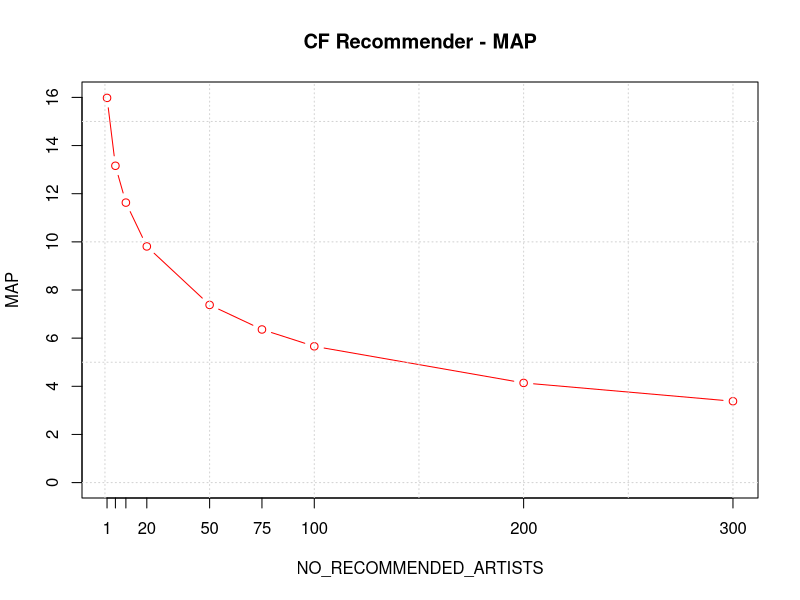
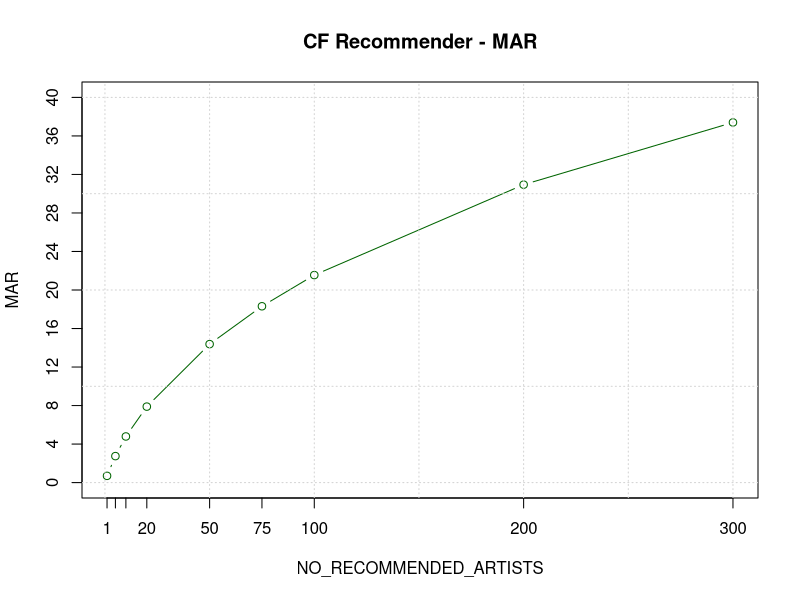
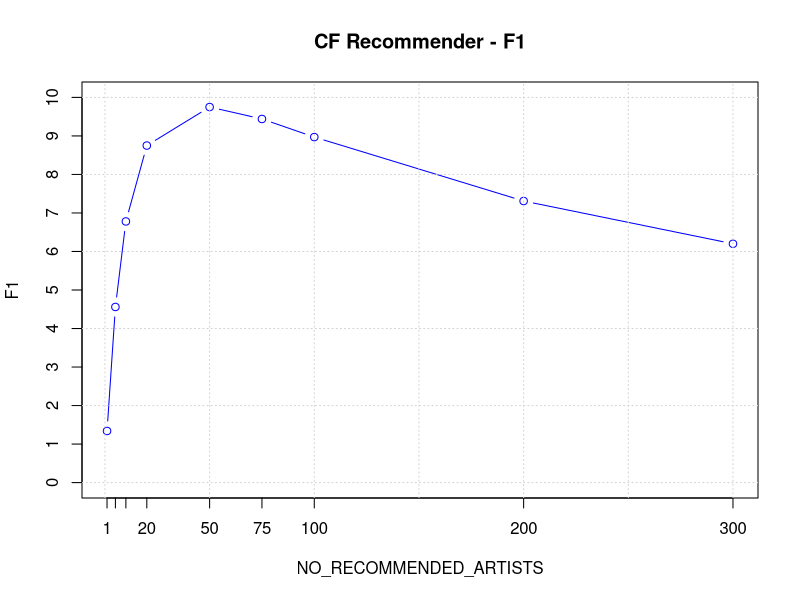
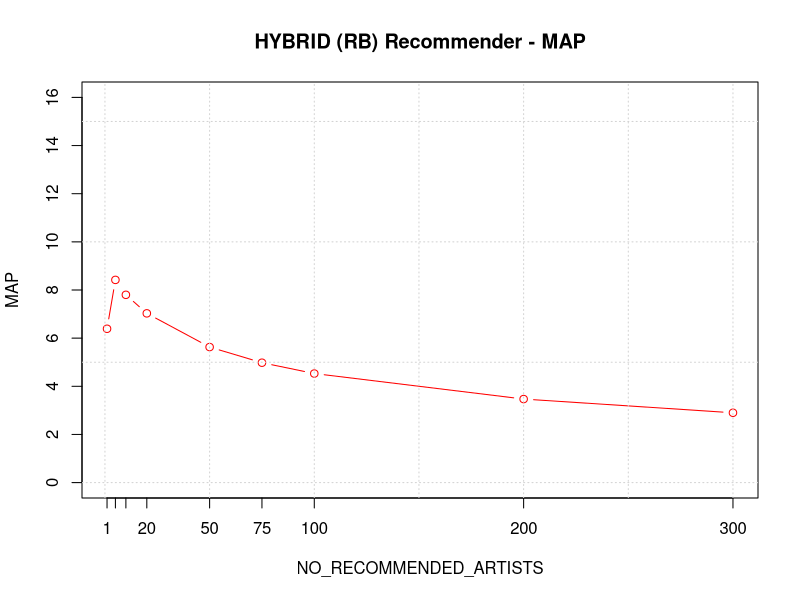
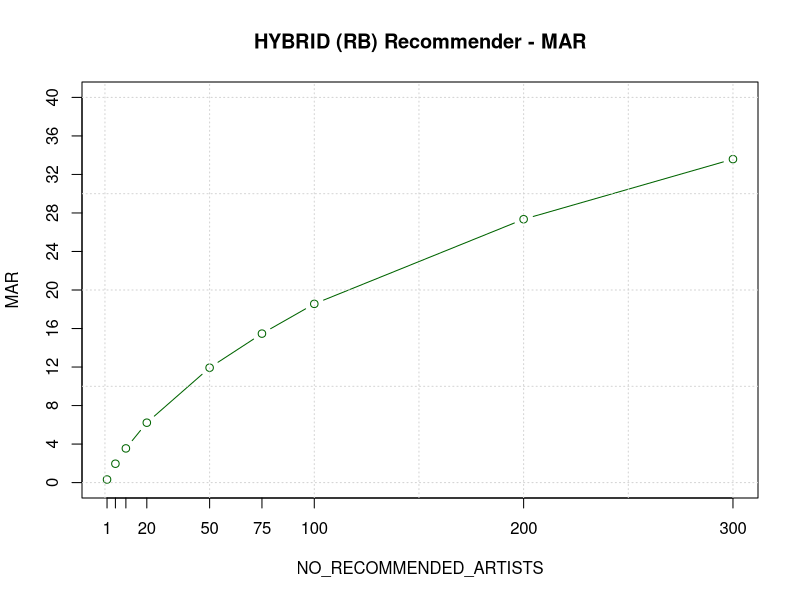
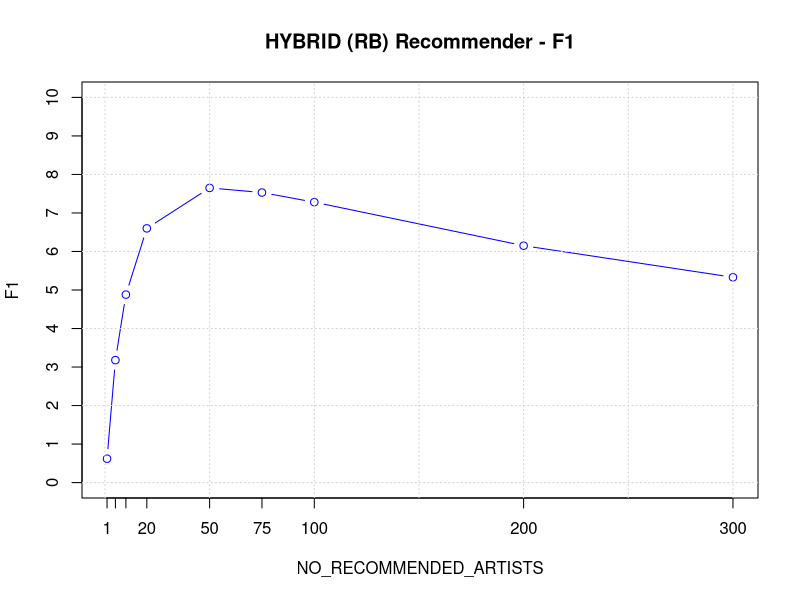
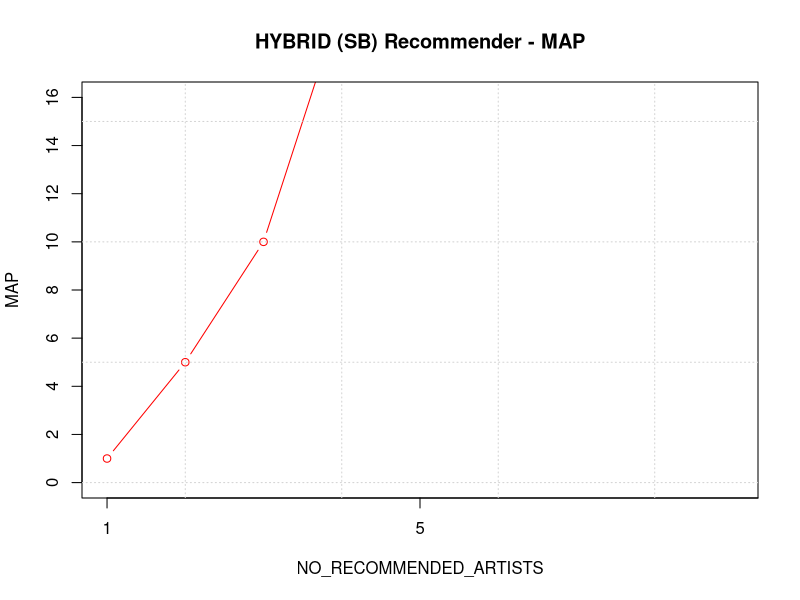
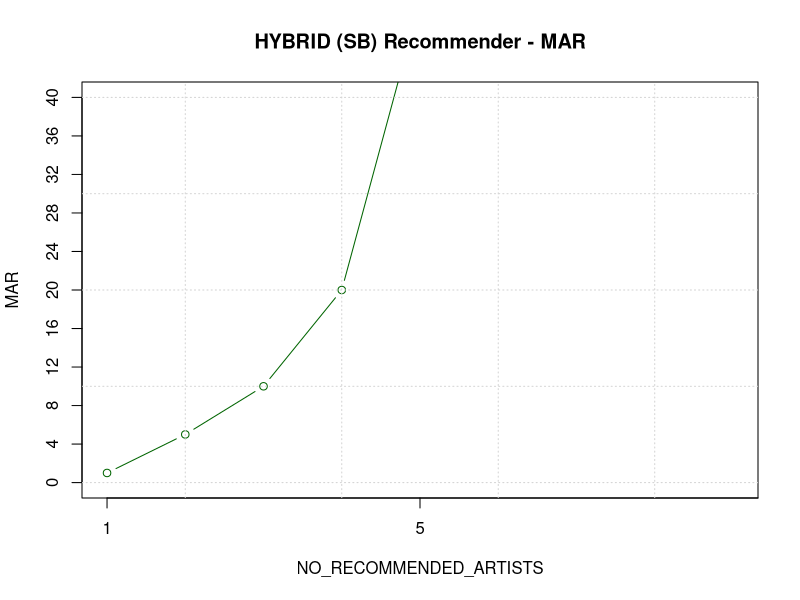

The R source for these figures, in order:

# CF Recommender  (updated: 11.11.2016)

no_recommendations <- c(1, 5, 10, 20, 50, 75, 100, 200, 300)
cf_MAP <- c(15.98, 13.16, 11.63, 9.81, 7.38, 6.36, 5.66, 4.14, 3.38)
cf_MAR <- c(0.70, 2.75, 4.79, 7.89, 14.38, 18.31, 21.55, 30.94, 37.40)
cf_F1 <- c(1.34, 4.56, 6.78, 8.75, 9.75, 9.44, 8.97, 7.31, 6.20)

# CF - MAP
plot(no_recommendations, cf_MAP, type="b", xaxt="n", yaxt="n", xlab="NO_RECOMMENDED_ARTISTS", ylab="MAP", col="red", ylim=c(0,16), main="CF Recommender - MAP")
axis(1, at=no_recommendations, labels=no_recommendations)
axis(2, at=seq(0,16,by=2.0))
grid()
#text(no_recommendations+20, cf_MAP, cf_MAP) # doesnt look good because of: out of bounds problems

# CF - MAR
plot(no_recommendations, cf_MAR, type="b", xaxt="n", yaxt="n", xlab="NO_RECOMMENDED_ARTISTS", ylab="MAR", col="darkgreen", ylim=c(0,40), main="CF Recommender - MAR")
axis(1, at=no_recommendations, labels=no_recommendations)
axis(2, at=seq(0,40,by=4.0))
grid()

# CF - F1
plot(no_recommendations, cf_F1, type="b", xaxt="n", yaxt="n", xlab="NO_RECOMMENDED_ARTISTS", ylab="F1", col="blue", ylim=c(0,10), main="CF Recommender - F1")
axis(1, at=no_recommendations, labels=no_recommendations)
axis(2, at=seq(0,10,by=1.0))
grid()

################################## START HYBRID (RANK BASED) ##################################

no_recommendations <- c(1, 5, 10, 20, 50, 75, 100, 200, 300)
hrb_MAP <- c(6.39, 8.42, 7.8, 7.03, 5.63, 4.98, 4.53, 3.47, 2.9)
hrb_MAR <- c(0.32, 1.96, 3.55, 6.22, 11.93, 15.47, 18.56, 27.35, 33.59)
hrb_F1 <- c(0.62, 3.18, 4.88, 6.6, 7.65, 7.53, 7.28, 6.15, 5.33)

# HYBRID (RB) - MAP
plot(no_recommendations, hrb_MAP, type="b", xaxt="n", yaxt="n", xlab="NO_RECOMMENDED_ARTISTS", ylab="MAP", col="red", ylim=c(0,16), main="HYBRID (RB) Recommender - MAP")
axis(1, at=no_recommendations, labels=no_recommendations)
axis(2, at=seq(0,16,by=2.0))
grid()

# HYBRID (RB) - MAR
plot(no_recommendations, hrb_MAR, type="b", xaxt="n", yaxt="n", xlab="NO_RECOMMENDED_ARTISTS", ylab="MAR", col="darkgreen", ylim=c(0,40), main="HYBRID (RB) Recommender - MAR")
axis(1, at=no_recommendations, labels=no_recommendations)
axis(2, at=seq(0,40,by=4.0))
grid()

# HYBRID (RB) - F1
plot(no_recommendations, hrb_F1, type="b", xaxt="n", yaxt="n", xlab="NO_RECOMMENDED_ARTISTS", ylab="F1", col="blue", ylim=c(0,10), main="HYBRID (RB) Recommender - F1")
axis(1, at=no_recommendations, labels=no_recommendations)
axis(2, at=seq(0,10,by=1.0))
grid()

################################## END HYBRID (RANK BASED) ##################################

################################## START HYBRID (SET BASED) ##################################

no_recommendations <- c(1, 5, 10, 20, 50, 75, 100, 200, 300)
hsb_MAP <- c()
hsb_MAR <- c()
hsb_F1 <- c()

# HYBRID (SB) - MAP
plot(no_recommendations, hsb_MAP, type="b", xaxt="n", yaxt="n", xlab="NO_RECOMMENDED_ARTISTS", ylab="MAP", col="red", ylim=c(0,16), main="HYBRID (SB) Recommender - MAP")
axis(1, at=no_recommendations, labels=no_recommendations)
axis(2, at=seq(0,16,by=2.0))
grid()

# HYBRID (SB) - MAR
plot(no_recommendations, hsb_MAR, type="b", xaxt="n", yaxt="n", xlab="NO_RECOMMENDED_ARTISTS", ylab="MAR", col="darkgreen", ylim=c(0,40), main="HYBRID (SB) Recommender - MAR")
axis(1, at=no_recommendations, labels=no_recommendations)
axis(2, at=seq(0,40,by=4.0))
grid()

# HYBRID (SB) - F1
plot(no_recommendations, hsb_F1, type="b", xaxt="n", yaxt="n", xlab="NO_RECOMMENDED_ARTISTS", ylab="F1", col="blue", ylim=c(0,10), main="HYBRID (RB) Recommender - F1")
axis(1, at=no_recommendations, labels=no_recommendations)
axis(2, at=seq(0,10,by=1.0))
grid()

################################## END HYBRID (SET BASED) ##################################

################################## START POPULARITY BASED ##################################

no_recommendations <- c(1, 5, 10, 20, 50, 75, 100, 200, 300)
pb_MAP <- c(4.23, 3.77, 3.15, 3.1, 3.03, 2.88, 2.7, 2.21, 1.91)
pb_MAR <- c(0.16, 0.73, 1.14, 2.23, 5.2, 7.36, 9.1, 14.9, 19.19)
pb_F1 <- c(0.31, 1.23, 1.67, 2.6, 3.82, 4.14, 4.17, 3.85, 3.47)

# HYBRID (SB) - MAP
plot(no_recommendations, pb_MAP, type="b", xaxt="n", yaxt="n", xlab="NO_RECOMMENDED_ARTISTS", ylab="MAP", col="red", ylim=c(0,16), main="Popularity-based Recommender - MAP")
axis(1, at=no_recommendations, labels=no_recommendations)
axis(2, at=seq(0,16,by=2.0))
grid()

# HYBRID (SB) - MAR
plot(no_recommendations, pb_MAR, type="b", xaxt="n", yaxt="n", xlab="NO_RECOMMENDED_ARTISTS", ylab="MAR", col="darkgreen", ylim=c(0,40), main="Popularity-based Recommender - MAR")
axis(1, at=no_recommendations, labels=no_recommendations)
axis(2, at=seq(0,40,by=4.0))
grid()

# HYBRID (SB) - F1
plot(no_recommendations, pb_F1, type="b", xaxt="n", yaxt="n", xlab="NO_RECOMMENDED_ARTISTS", ylab="F1", col="blue", ylim=c(0,10), main="Popularity-based Recommender - F1")
axis(1, at=no_recommendations, labels=no_recommendations)
axis(2, at=seq(0,10,by=1.0))
grid()

################################## END POPULARITY BASED ##################################


# CB Recommender (updated: 11.11.2016)

no_recommendations <- c(1, 5, 10, 20, 50, 75, 100, 200, 300)
cb_MAP <- c(4.07, 3.75, 3.37, 2.92, 2.30, 2.01, 1.85, 1.34, 1.15)
cb_MAR <- c(1.56, 0.85, 1.45, 2.44, 4.72, 6.07, 7.34, 12.47, 15.61)
cb_F1 <- c(2.26, 1.39, 2.02, 2.66, 3.09, 3.02, 2.95, 2.42, 2.15)

# CB - MAP
plot(no_recommendations, cb_MAP, type="b", xaxt="n", yaxt="n", xlab="NO_RECOMMENDED_ARTISTS", ylab="MAP", col="red", ylim=c(0,5), main="CB Recommender - MAP")
axis(1, at=no_recommendations, labels=no_recommendations)
axis(2, at=seq(0,5,by=0.5))
grid()
#text(no_recommendations+20, cf_MAP, cf_MAP) # doesnt look good because of: out of bounds problems

# CB - MAR
plot(no_recommendations, cb_MAR, type="b", xaxt="n", yaxt="n", xlab="NO_RECOMMENDED_ARTISTS", ylab="MAR", col="darkgreen", ylim=c(0,20), main="CB Recommender - MAR")
axis(1, at=no_recommendations, labels=no_recommendations)
axis(2, at=seq(0,20,by=2.0))
grid()

# CB - F1
plot(no_recommendations, cb_F1, type="b", xaxt="n", yaxt="n", xlab="NO_RECOMMENDED_ARTISTS", ylab="F1", col="blue", ylim=c(0,4), main="CB Recommender - F1")
axis(1, at=no_recommendations, labels=no_recommendations)
axis(2, at=seq(0,4,by=0.5))
grid()





# Random Baseline (Ours, user picking)
rb_n_artists <- c(1, 5, 10, 20, 50, 75, 100, 200, 300)
rb_MAP <- c(0.96, 1.01, 0.98, 0.95, 0.99, 1.02, 1.00, 0.96, 0.92)
rb_MAR <- c(0.04, 0.18, 0.33, 0.7, 1.73, 2.73, 3.51, 6.57, 9.40)
rb_F1 <- c(0.07, 0.3, 0.5, 0.81, 1.26, 1.48, 1.56, 1.68, 1.67)

plot(rb_n_artists, rb_MAP, type="b", xaxt="n", yaxt="n", xlab="number of artists predicted", ylab="[%]", col="red", ylim=c(0,10), main="Random Baseline (random user picking)")
par(new=TRUE)
plot(rb_n_artists, rb_MAR, type="b", xaxt="n", yaxt="n", xlab="", ylab="", col="blue", ylim=c(0,10))
par(new=TRUE)
plot(rb_n_artists, rb_F1, type="b", xaxt="n", yaxt="n", xlab="", ylab="", col="darkgreen", ylim=c(0,10))
axis(1, at=rb_n_artists, labels=rb_n_artists)
axis(2, at=seq(0,15,by=2.5))
grid()
legend(2, 9, c("MAP", "MAR", "F1 Score"), lty=c(1,1), lwd=2, col=c("red", "blue", "darkgreen"))
par(new=FALSE)

# Random Baseline (his, completely random)

rb2_n_artists <- c(1, 5, 10, 20, 50, 75, 100, 200, 300)
rb2_MAP <- c(0.36, 0.36, 0.35, 0.35, 0.37, 0.37, 0.37, 0.32, 0.32)
rb2_MAR <- c(0.01, 0.06, 0.5, 0.2, 0.11, 0.78, 1.03, 1.99, 3.03)
rb2_F1 <- c(0.02, 0.1, 0.41, 0.26, 0.16, 0.5, 0.54, 0.55, 0.58)

plot(rb2_n_artists, rb2_MAP, type="b", xaxt="n", yaxt="n", xlab="number of artists predicted", ylab="[%]", col="red", ylim=c(0,3.5), main="Random Baseline")
par(new=TRUE)
plot(rb2_n_artists, rb2_MAR, type="b", xaxt="n", yaxt="n", xlab="", ylab="", col="blue", ylim=c(0,3.5))
par(new=TRUE)
plot(rb2_n_artists, rb2_F1, type="b", xaxt="n", yaxt="n", xlab="", ylab="", col="darkgreen", ylim=c(0,3.5))
axis(1, at=rb2_n_artists, labels=rb2_n_artists)
axis(2, at=seq(0,3.5,by=0.25))
grid()
legend(20, 3, c("MAP", "MAR", "F1 Score"), lty=c(1,1), lwd=2, col=c("red", "blue", "darkgreen"))
par(new=FALSE)


# Compare results: MAP/MAR
plot(cf_MAR, cf_MAP, type="l", xaxt="n", yaxt="n", xlab="MAR [%]", ylab="MAP [%]", col="red", ylim=c(0,16), xlim=c(0,40), main="Comparison of different Recommender Systems")
points(cf_MAR, cf_MAP, pch=20, col="red")
par(new=TRUE)
plot(rb_MAR, rb_MAP, type="l", xaxt="n", yaxt="n", xlab="", ylab="", col="blue", ylim=c(0,16), xlim=c(0,40))
points(rb_MAR, rb_MAP, pch=20, col="blue")
par(new=TRUE)
plot(rb2_MAR, rb2_MAP, type="l", xaxt="n", yaxt="n", xlab="", ylab="", col="darkgreen", ylim=c(0,16), xlim=c(0,40))
points(rb2_MAR, rb2_MAP, pch=20, col="darkgreen")
par(new=TRUE)
plot(hrb_MAR, hrb_MAP, type="l", xaxt="n", yaxt="n", xlab="", ylab="", col="orange", ylim=c(0,16), xlim=c(0,40))
points(hrb_MAR, hrb_MAP, pch=20, col="orange")
par(new=TRUE)
plot(sort(cb_MAR), cb_MAP[order(cb_MAR)], type="l", xaxt="n", yaxt="n", xlab="", ylab="", col="magenta", ylim=c(0,16), xlim=c(0,40))
points(sort(cb_MAR), cb_MAP[order(cb_MAR)], pch=20, col="magenta")
axis(1, at=seq(0,40, by=5))
axis(2, at=seq(0, 16, by=1))
grid()
legend(15, 15, c("Collaborative Filtering", "Hybrid (CF-CB, rank-based)", "Content Based", "Random Baseline (user picking)", "Random Baseline"), lty=c(1,1), lwd=2, col=c("red", "orange", "magenta", "blue", "darkgreen"))
par(new=FALSE)

# Compare results: F1/number of recommendations
plot(no_recommendations, seq(0, 15, length.out=(length(no_recommendations))), type="n", xlab="Number of Recommendations", ylab="F1 Score", main="Comparison of different Recommender Systems")
lines(no_recommendations, rb_F1, col="blue")
lines(no_recommendations, rb2_F1, col="darkgreen")
lines(no_recommendations, cf_F1, col="red")
lines(no_recommendations, cb_F1, col="orange")
lines(no_recommendations, hrb_F1, col="magenta")
lines(c(50, 50), c(0,15), col="black", lty="dashed")
text(65, 14.5, "peak")
grid()
legend(140, 15.2, c("Collaborative Filtering", "Hybrid (CF-CB, rank-based)", "Content Based", "Random Baseline (user picking)", "Random Baseline"), lty=c(1,1), lwd=2, col=c("red", "magenta", "orange", "blue", "darkgreen"))
par(new=FALSE)


#  For presentation
# Random Baseline vs Random baseline with user picking
plot(rb_MAR, rb_MAP, type="l", xaxt="n", yaxt="n", xlab="MAR [%]", ylab="MAP [%]", col="blue", ylim=c(0,1.2), xlim=c(0,10))
points(rb_MAR, rb_MAP, pch=20, col="blue")
par(new=TRUE)
plot(sort(rb2_MAR), rb2_MAP[order(rb2_MAR)], type="l", xaxt="n", yaxt="n", xlab="", ylab="", col="darkgreen", ylim=c(0,1.2), xlim=c(0,10))
points(sort(rb2_MAR), rb2_MAP[order(rb2_MAR)], pch=20, col="darkgreen")
axis(1, at=seq(0,10, by=1))
axis(2, at=seq(0,1.2, by=0.2))
grid()
legend(5, 0.8, c("Random Baseline (user picking)", "Random Baseline"), lty=c(1,1), lwd=2, col=c("blue", "darkgreen"))
